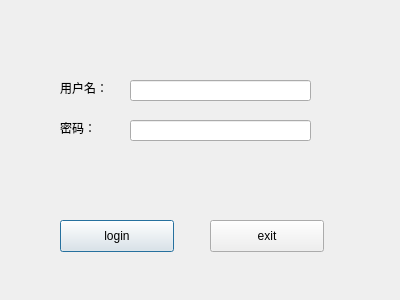
<?xml version="1.0" encoding="UTF-8"?>
<ui version="4.0">
 <class>loginDlg</class>
 <widget class="QDialog" name="loginDlg">
  <property name="geometry">
   <rect>
    <x>0</x>
    <y>0</y>
    <width>400</width>
    <height>300</height>
   </rect>
  </property>
  <property name="windowTitle">
   <string>Dialog</string>
  </property>
  <widget class="QLabel" name="label">
   <property name="geometry">
    <rect>
     <x>60</x>
     <y>80</y>
     <width>45</width>
     <height>16</height>
    </rect>
   </property>
   <property name="text">
    <string>用户名：</string>
   </property>
  </widget>
  <widget class="QLabel" name="label_2">
   <property name="geometry">
    <rect>
     <x>60</x>
     <y>120</y>
     <width>44</width>
     <height>16</height>
    </rect>
   </property>
   <property name="text">
    <string>密码： </string>
   </property>
  </widget>
  <widget class="QLineEdit" name="usrLineEdit">
   <property name="geometry">
    <rect>
     <x>130</x>
     <y>80</y>
     <width>181</width>
     <height>21</height>
    </rect>
   </property>
  </widget>
  <widget class="QLineEdit" name="pwdLineEdit">
   <property name="geometry">
    <rect>
     <x>130</x>
     <y>120</y>
     <width>181</width>
     <height>21</height>
    </rect>
   </property>
  </widget>
  <widget class="QPushButton" name="loginButton">
   <property name="geometry">
    <rect>
     <x>60</x>
     <y>220</y>
     <width>114</width>
     <height>32</height>
    </rect>
   </property>
   <property name="text">
    <string>login</string>
   </property>
  </widget>
  <widget class="QPushButton" name="exitButton">
   <property name="geometry">
    <rect>
     <x>210</x>
     <y>220</y>
     <width>114</width>
     <height>32</height>
    </rect>
   </property>
   <property name="text">
    <string>exit</string>
   </property>
  </widget>
 </widget>
 <resources/>
 <connections>
  <connection>
   <sender>exitButton</sender>
   <signal>clicked()</signal>
   <receiver>loginDlg</receiver>
   <slot>close()</slot>
   <hints>
    <hint type="sourcelabel">
     <x>266</x>
     <y>235</y>
    </hint>
    <hint type="destinationlabel">
     <x>199</x>
     <y>149</y>
    </hint>
   </hints>
  </connection>
 </connections>
</ui>
